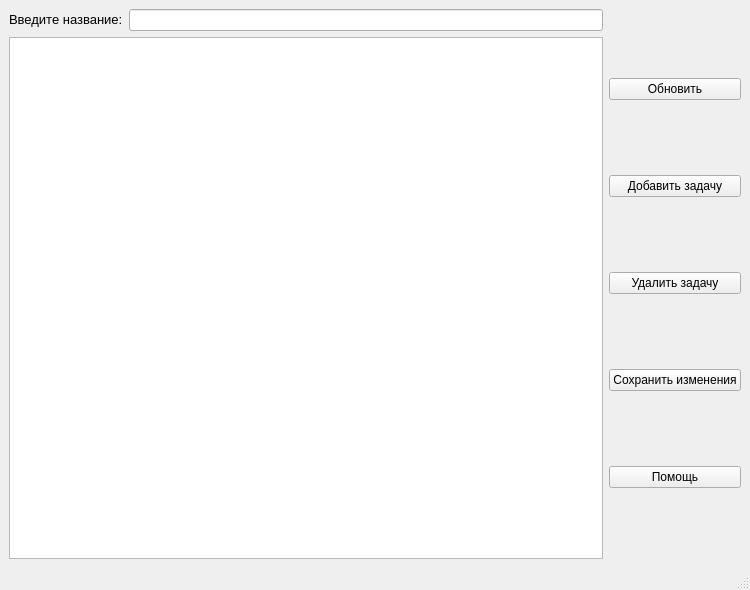
<?xml version="1.0" encoding="UTF-8"?>
<ui version="4.0">
 <class>MainWindow</class>
 <widget class="QMainWindow" name="MainWindow">
  <property name="geometry">
   <rect>
    <x>0</x>
    <y>0</y>
    <width>750</width>
    <height>590</height>
   </rect>
  </property>
  <property name="sizePolicy">
   <sizepolicy hsizetype="Fixed" vsizetype="Fixed">
    <horstretch>0</horstretch>
    <verstretch>0</verstretch>
   </sizepolicy>
  </property>
  <property name="minimumSize">
   <size>
    <width>150</width>
    <height>100</height>
   </size>
  </property>
  <property name="windowTitle">
   <string>Планирование задач</string>
  </property>
  <widget class="QWidget" name="centralwidget">
   <layout class="QHBoxLayout" name="horizontalLayout_2">
    <item>
     <layout class="QVBoxLayout" name="verticalLayout_2">
      <item>
       <layout class="QHBoxLayout" name="horizontalLayout">
        <item>
         <widget class="QLabel" name="label">
          <property name="text">
           <string>&lt;html&gt;&lt;head/&gt;&lt;body&gt;&lt;p&gt;&lt;span style=&quot; font-size:10pt;&quot;&gt;Введите название:&lt;/span&gt;&lt;/p&gt;&lt;/body&gt;&lt;/html&gt;</string>
          </property>
         </widget>
        </item>
        <item>
         <widget class="QLineEdit" name="lineEdit"/>
        </item>
       </layout>
      </item>
      <item>
       <widget class="QTableWidget" name="tableWidget"/>
      </item>
     </layout>
    </item>
    <item>
     <layout class="QVBoxLayout" name="verticalLayout">
      <item>
       <widget class="QPushButton" name="update">
        <property name="text">
         <string>Обновить</string>
        </property>
       </widget>
      </item>
      <item>
       <widget class="QPushButton" name="add">
        <property name="text">
         <string>Добавить задачу</string>
        </property>
       </widget>
      </item>
      <item>
       <widget class="QPushButton" name="delit">
        <property name="text">
         <string>Удалить задачу</string>
        </property>
       </widget>
      </item>
      <item>
       <widget class="QPushButton" name="save">
        <property name="text">
         <string>Сохранить изменения</string>
        </property>
       </widget>
      </item>
      <item>
       <widget class="QPushButton" name="help">
        <property name="text">
         <string>Помощь</string>
        </property>
       </widget>
      </item>
     </layout>
    </item>
   </layout>
  </widget>
  <widget class="QStatusBar" name="statusbar"/>
 </widget>
 <resources/>
 <connections/>
</ui>
